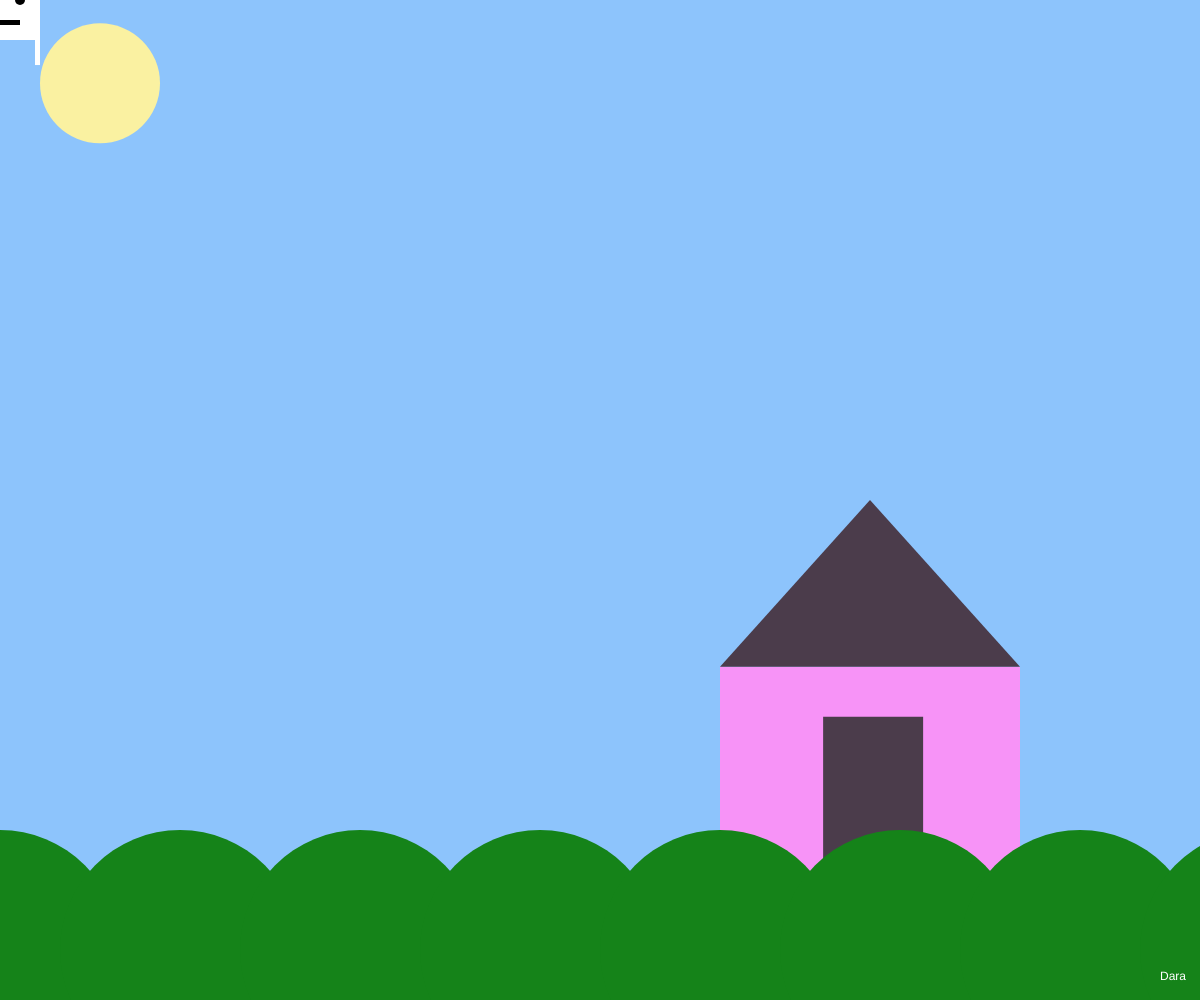
Frame 1 (no input)
Frame 60 (no input): identical to frame 1, image omitted
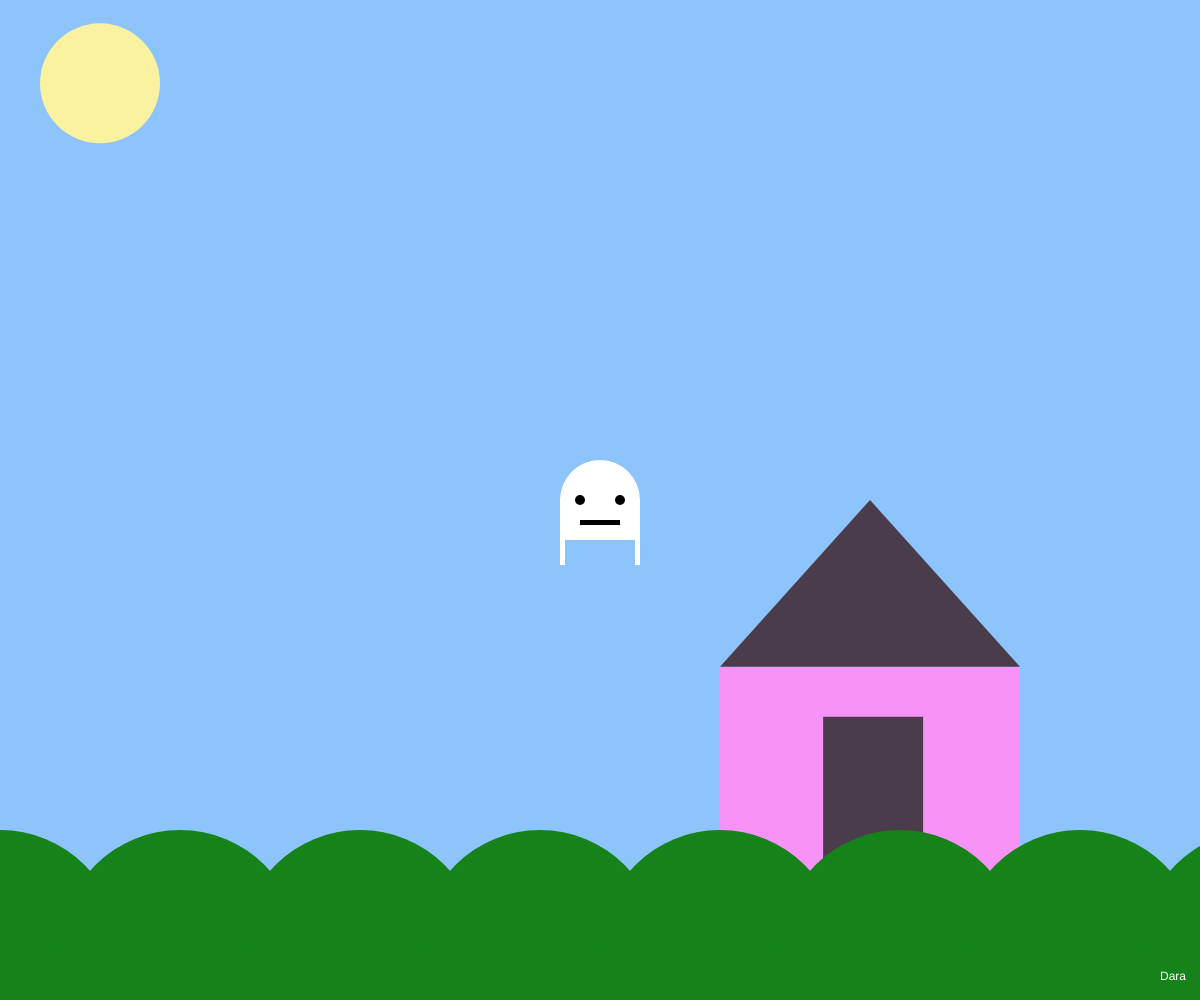
Frame 120 (the mouse pressed at the canvas centre since frame 60)

The p5.js sketch that drew these frames (run headless with seeded random() and noise() and a simulated clock; from frame 60 on, the mouse is pressed at the canvas centre):

// p5.js sketch
// ── sketch.js
// Interactive Scene Assignment
// Dara Bejide
// Sept 21, 2026
//
// Extra for Experts:
// [ALT][SHIFT][F] - Auto format

//Global variables
let dayNight = 0;

// let groundX = 0;
// let groundY = height-100;
// let groundWidth = width;
// let groundHeight = 100;

let circleX;
let circleY;
let circleR;

let houseX;
let houseY;
let houseWidth;
let houseHeight;

let tx1;
let ty1;
let tx2;
let ty2;
let tx3;
let ty3;

let NUM_CIRCLES;
let bushY;
let bushR;

let doorWidth;


async function setup() {
  createCanvas(windowWidth, windowHeight);

  //bushes
  NUM_CIRCLES = width / 100;
  bushY = height - height / 20;
  bushR = width / 5;

  //house
  houseX = width - width / 2.5;
  houseY = height - height / 3;
  houseWidth = width / 4;
  houseHeight = height / 4;
  doorWidth = houseWidth / 2;

  //Roof
  tx1 = houseX;
  ty1 = houseY;
  tx3 = houseX + houseWidth;
  ty3 = houseY;
  tx2 = (tx1 + tx3) / 2;
  ty2 = height * 0.5;

  //sun/moon
  circleX = width / 12;
  circleY = height / 12;
  circleR = width / 10;


}

function bushes() {
  let bushX = 0;
  for (let i = 0; i < width; i++) {
    circle(bushX, bushY, bushR);
    bushX += bushR * 0.75;
  }
}

function draw() {
  //Background
  keyPressed()
  if (dayNight === 0) {
    background(141, 196, 252);
    // sun/moon
    let s = color(250, 241, 161);
    fill(s);
    noStroke();
    circle(circleX, circleY, circleR);
  }
  else if (dayNight === 1) {
    background(255, 180, 100);
    // sun/moon
    let s = color(250, 241, 161);
    fill(s);
    noStroke();
    circle(circleX, circleY, circleR);
  }
  else if (dayNight === 2) {
    background(2, 22, 91);
    // sun/moon
    let s = color(255, 255, 255);
    fill(s);
    noStroke();
    circle(circleX, circleY, circleR);
  }

  //Floor
  let g = color(95, 70, 44);
  fill(g);
  noStroke();
  rect(0, height - height / 12, width, height / 10);

  // House
  let h = color(247, 147, 247);
  fill(h);
  noStroke();
  rect(houseX, houseY, houseWidth, houseHeight);

  let r = color(75, 60, 75);
  fill(r);
  triangle(tx1, ty1, tx2, ty2, tx3, ty3);
  rect(tx2 - doorWidth / 3.2, houseY + 50, houseWidth / 3, houseHeight - 20);

  //Ghost
  ghost();

  //bushes
  let b = color(21, 131, 25);
  fill(b);
  bushes();

  //Artist's Mark
  fill(255)
  text('Dara', width - 40, height - 20);

}

function ghost() {
  let g = color(255, 255, 255);
  let ghostR = 80;
  let P = mouseX - (ghostR / 2);
  fill(g);
  noStroke();
  circle(mouseX, mouseY, ghostR);
  rect(P, mouseY, ghostR, ghostR / 2);

  rect(P, mouseY, 5, ghostR / 1.23);
  rect(P + ghostR - 5, mouseY, 5, ghostR / 1.23);

  let e = color(0, 0, 0);
  fill(e);
  circle(mouseX - (ghostR / 4), mouseY, ghostR / 8);
  circle(mouseX + (ghostR / 4), mouseY, ghostR / 8);
  rect(mouseX - (ghostR / 4), mouseY + (ghostR / 4), ghostR / 2, 5);
}

function keyPressed() {
  //Updates dayNight
  if (key === "a") {
    dayNight = 1;
  }
  else if (key === "s") {
    dayNight = 2;
  }
  else if (keyCode === 32) { //space 
    dayNight = 0;
  }
}
